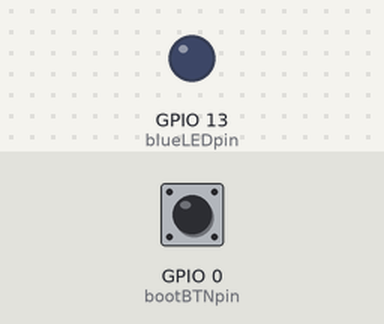
Recording of a sketch running on a simulated ESP32. On the bench: output pins drawn as LEDs (lit = HIGH). The inputs (shaded band) are chosen by the test bench; at power-on: GPIO 0 (bootBTNpin) LOW.

Above: at 1.2 s.
1.3 s: GPIO 0 (bootBTNpin) pulled HIGH for 0.15 s
At 1.8 s:
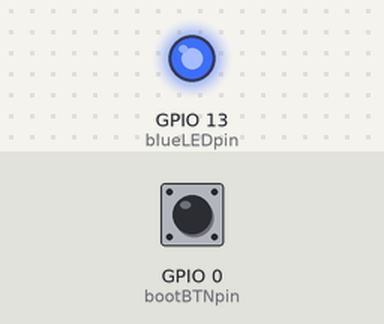
2.9 s: GPIO 0 (bootBTNpin) pulled HIGH for 1 s
At 4.2 s:
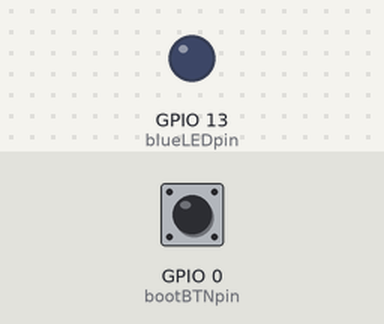
5.4 s: GPIO 0 (bootBTNpin) pulled HIGH for 3.2 s
At 6.1 s:
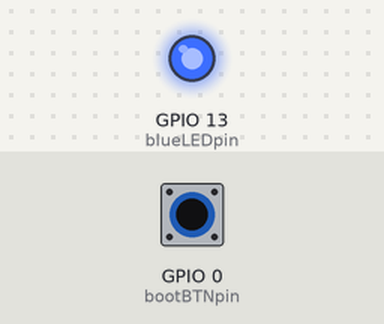
Timing chart, 0 to 8.4 s (numbered marks = the images above; inputs shaded):
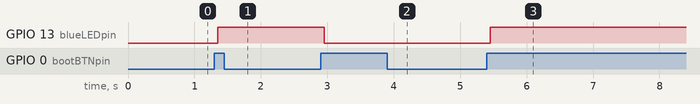

Measured:
- after the input at 1.3 s, GPIO 13 (blueLEDpin): LOW → HIGH after 0.05 s
- after the input at 2.9 s, GPIO 13 (blueLEDpin): HIGH → LOW after 0.05 s
- after the input at 5.4 s, GPIO 13 (blueLEDpin): LOW → HIGH after 0.05 s

The sketch:

myButton_Thing.ino
```cpp
//***************************************************************************
//
//  written for the Sparkfun Thing Plus C (p/n SPX-18018)
//
//  In the Arduino IDE, use "ESP32 Dev Module" as the board definition.
//
//***************************************************************************
//
//  This sketch is used to show how to use the BOOT button after the
//  boot process as a general purpose button.
//
//  The blue STAT LED will illuminate after device boot and can be
//  toggled using the BOOT button.
//
//***************************************************************************

const int bootBTNpin  = 0;
const int blueLEDpin  = 13;

int btnState;
int lastButtonState = LOW;
int ledState        = LOW;

unsigned long lastDebounceTime = 0;  // in MS
unsigned long debounceDelay    = 50; // in MS
//****************************************************************************
void setup() {

    pinMode(bootBTNpin, INPUT);
    pinMode(blueLEDpin, OUTPUT);

    // Set initial LED state

    digitalWrite(blueLEDpin, HIGH);

} // END SETUP
//****************************************************************************
void loop() {

    // Read the state of the button.

    int reading = digitalRead(bootBTNpin);

    // Check to see if the button is pressed (HIGH).

    if (reading != lastButtonState) {

        // reset the debouncing timer

        lastDebounceTime = millis();
    }

    if ((millis() - lastDebounceTime) > debounceDelay) {
        // whatever the reading is at, it's been there for longer
        // than the debounce delay, so take it as the actual current state:

        // Check to see if button state has changed.
        if (reading != btnState) {
            btnState = reading;

            // Toggle the LED if the new button state is HIGH
            if (btnState == HIGH)
                ledState = !ledState;
         }
  }

     // set the LED:
     digitalWrite(blueLEDpin, ledState);

     // save the reading.  Next time through the loop,
     // it'll be the lastButtonState:
     lastButtonState = reading;

}  // END LOOP
```
